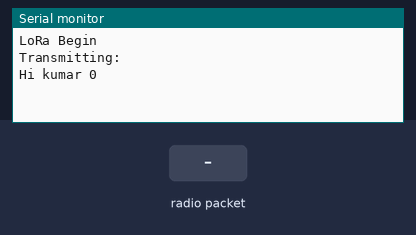
Bench run of a sketch on a simulated Arduino Uno, built with avr-gcc and run on an emulated ATmega328P. Shown: the last lines printed to the serial monitor. Inputs (shaded band) come from the test bench. No radio packets arrive unless stated.

Above: at 5.9 s.
6.0 s: radio packet "=" arrives
At 7.3 s:
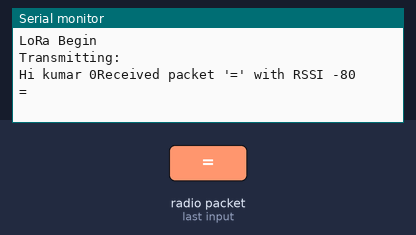
At 12.3 s:
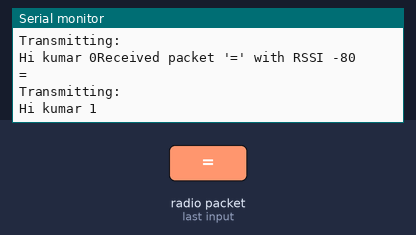

Measured:
- after the input at 6.0 s, the serial monitor: prints a new line at once (image 1)

The sketch:

Transmitter.ino
```cpp
#include <SPI.h>
#include <LoRa.h>
int counter = 0;
String base64decode(String encoded) {
  const char* encoding = "ABCDEFGHIJKLMNOPQRSTUVWXYZabcdefghijklmnopqrstuvwxyz0123456789+/";

  int val = 0, valb = -6;
  String decoded = "";

  for (char c : encoded) {
    if (c == '=') {
      break;
    }

    val = (val << 6) + (strchr(encoding, c) - encoding);
    valb += 6;

    if (valb >= 0) {
      decoded += char((val >> valb) & 0xFF);
      valb -= 8;
    }
  }

  return decoded;
}
void transmitter(String message)
{
  Serial.println("Transmitting: ");
  Serial.print(message);
  LoRa.beginPacket();
  LoRa.print(message);
  LoRa.endPacket();
}
unsigned long receiverTimeout = 5000; // Set your desired timeout in milliseconds

String receiver() {
  String str = "";
  unsigned long startTime = millis();

  while (millis() - startTime < receiverTimeout) {
    int packetSize = LoRa.parsePacket();

    if (packetSize) {
      Serial.print("Received packet '");

      while (LoRa.available()) {
        char c = LoRa.read();
        Serial.print(c);
        str += c;
      }

      Serial.print("' with RSSI ");
      Serial.println(LoRa.packetRssi());
      return str;
    }
  }

  Serial.println("Receiver timeout");
  return "";
}

void setup()
{
  Serial.begin(115200);
  Serial.println("LoRa Begin");
  LoRa.begin(433E6);
  if (!LoRa.begin(433E6))
  {
    Serial.println("Starting LoRa failed!");
    while(1);
  }
}
void loop()
{
  String msg = "Hi kumar "+String(counter);
  transmitter(msg);
  delay(5000);
  String message = receiver();
  Serial.println(message);

  // Uncomment Line 21 and 22  and comment line 19 and 18 for temperature in Farenhite only
  //float tempf = (tempc*9.0)/5.0 + 32;
  //String msg = "Temperature is " + String(tempf) + "°F";

  //Uncomment Line 25 and 26 for temperature in both Celcius and Farenhite
  //float tempf = (tempc*9.0)/5.0 + 32;
  // msg  = msg + "/"+ String(tempf) + "°F"

  //Serial.print("Sending message ");
  //Serial.println(msg);

  //LoRa.beginPacket();
  //LoRa.print(msg);
  //LoRa.endPacket();
  counter++;

  delay(5000);
}
```
